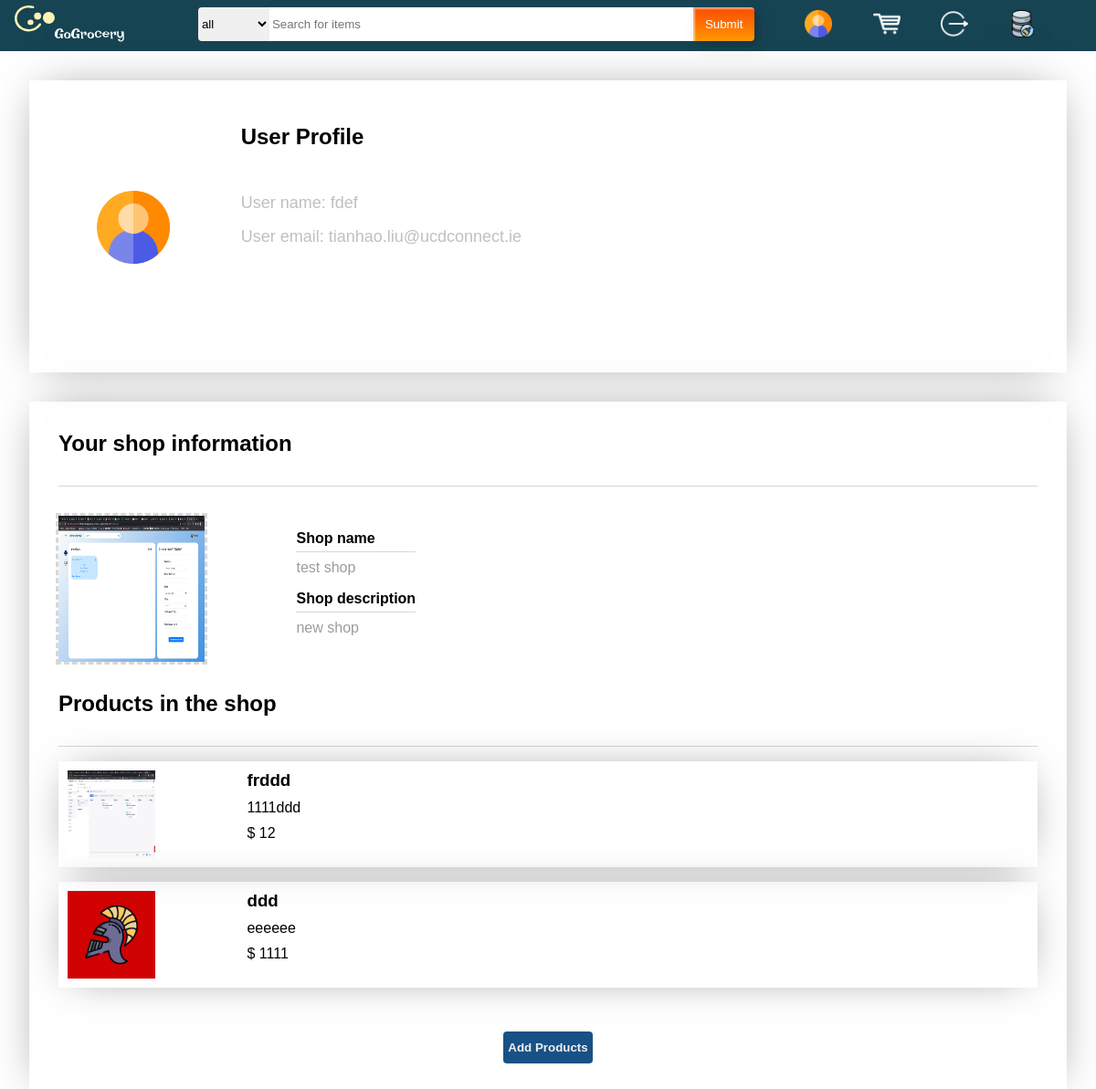
The page /profile/ (signed in) on the database its author committed.
### models.py (models this page shows)
class Customer(db.Model):
    __tablename__ = 'user'
    id = db.Column(db.Integer, primary_key=True, autoincrement=True)
    userName = db.Column(db.CHAR(200), unique=True, nullable=False)
    password = db.Column(db.CHAR(200), nullable=False)
    email = db.Column(db.CHAR(200), unique=True, nullable=False)

class Shop(db.Model):
    __tablename__ = 'shop'
    id = db.Column(db.Integer, primary_key=True, autoincrement=True)
    name = db.Column(db.CHAR(200), nullable=False, unique=True)
    logo_address = db.Column(db.TEXT, nullable=False)
    description = db.Column(db.TEXT, nullable=False)
    user_id = db.Column(db.Integer, db.ForeignKey('user.id'))
    user = db.relationship('Customer', backref='shop')

class Product(db.Model):
    __tablename__ = 'product'
    id = db.Column(db.Integer, primary_key=True, autoincrement=True)
    price = db.Column(db.Integer, nullable=False)
    name = db.Column(db.CHAR(200), nullable=False)
    description = db.Column(db.Text, nullable=False)
    tag = db.Column(db.CHAR(200), nullable=False)
    picture_address = db.Column(db.TEXT(2000), nullable=False)
    shop_id = db.Column(db.Integer, db.ForeignKey('shop.id'))
    shop = db.relationship('Shop', backref='products')

### blueprint/profile_blueprint.py (the view, shortened to what this page needs)
@profile_bp.route("/", methods=["GET", "POST"])
def index():
    searchForm = SearchForm()
    if "email" in session:
        email = session["email"]
        user = Customer.query.filter_by(email=email).first()
        shop_register_form = ShopRegisterForm()
        new_product_form = NewProductForm()
        if user.shop:
            return render_template('profile.html', user=user, form=shop_register_form, form1=new_product_form, shop=user.shop[0], searchForm=searchForm)
        else:
            return render_template('profile.html', user=user, form=shop_register_form, form1=new_product_form, shop=None, searchForm=searchForm)
    return redirect(url_for("login"))

### forms.py
class SearchForm(FlaskForm):
    product_name = StringField(validators=[Length(min=1, max=200, message="no more than 200 characters")])
    tag = SelectField(choices=[('All', 'all'), ('cloth', 'cloth'), ('furniture', 'furniture'), ('electronic', 'electronic'), ('shoe', 'shoe'), ('toy', 'toy'),
                               ('food', 'food'), ('necessity', 'necessity'), ('book', 'book'), ('else', 'else')])
    submit = SubmitField()

class ShopRegisterForm(FlaskForm):
    logo = FileField(validators=[InputRequired(message="shop logo can't be empty"), FileAllowed(['jpg', 'png'])])
    shop_name = StringField(validators=[InputRequired(message="shop name can't be empty"), Length(min=3, max=100)])
    description = TextAreaField(validators=[InputRequired(message="shop description can't be empty")])

### templates/profile.html (shortened to what this page needs)
{% extends "MainpageBase.html" %}
{% block csslink %}
    <link rel="stylesheet" href="{{ url_for('static', filename='css/profilePage.css') }}">
{% endblock %}
{% block body %}
    <div class="profileInfo">
        <div class="personalInfoCard">
            <div class="profile-left-pic">
                <img id="profile-pic" src="../static/images/profile-login.jpg" />
            </div>
            <div class="profile-right-info">
                <div class="profile-header">
                    <h2>User Profile</h2>
                </div>
                <div class="info-card">
                    <p class="info-card-title">
                        <span>User name:</span>
                        <span>{{ user.userName }}</span>
                    </p>
                </div>
                <div class="info-card">
                    <p class="info-card-title">
                        <span>User email:</span>
                        <span>{{ user.email }}</span>
                    </p>
                </div>
            </div>
        </div>
    </div>
    <div class="shop-info-area">
        <div class="shop-info-frame">
            <div class="shop-header-info">
                <h2>Your shop information</h2>
                <div class="separation-line"></div>
                {% if shop == None %}
                <div class="shop-registration-notice-frame">
                    <div class="notice-frame">
                        <div class="assistant-notice">
                            <img src="../static/images/assistant.svg">
                        </div>
                        <div class="registration-info-notice">
                            <h4>You haven't registered a shop. Want to register a new shop?</h4>
                            <div class="profile-btn-area">
                                <button type="button" class="shop-register-btn" onclick="go_to_register()" id="shop-register">Register Shop</button>
                            </div>
                        </div>
                    </div>
                </div>
                {% else %}
                <div class="shop-detailed-info">
                    <div class="shop-pic-present-frame">
                        <img src="{{ url_for("static", filename='shop_logo/' + shop.logo_address) }}"/>
                    </div>
                    <div class="shop-detail-present-frame">
                        <div class="shop-detail-info-piece">
                            <h4>Shop name</h4>
                            <div class="separation-line-label"></div>
                            <div class="shop-info-content">
                                <p>
                                    {{ shop.name }}
                                </p>
                            </div>
                        </div>
                        <div class="shop-detail-info-piece">
                            <h4>Shop description</h4>
                            <div class="separation-line-label"></div>
                            <div class="shop-info-content">
                                <p>
                                    {{ shop.description }}
                                </p>
                            </div>
                        </div>
                    </div>
                </div>
                <h2>Products in the shop</h2>
                <div class="separation-line"></div>
                <div class="shop-products-frame">
                    <ul class="products-list">
                        {% for product in shop.products %}
                        <li class="product-item">
                            <div class="product-pic-frame">
                                <a href="{{ url_for('Product.details', id=product.id) }}">
                                <img class="product-pic-frame" src="{{ url_for("static", filename='product_img/' + product.picture_address) }}"/>
                                </a>
                            </div>
                            <div class="product-info-frame">
                                <h3>{{ product.name }}</h3>
                                <div class="product-description">
                                    <p>
                                        {{ product.description }}
                                    </p>
                                </div>
                                <div class="product-unit-price">
                                    <p>
                                        $ {{ product.price }}
                                    </p>
                                </div>
                            </div>
                        </li>
                        {% endfor %}
                    </ul>
                </div>
                <div class="products-adding-area">
                    <button type="button" class="shop-register-btn" id="products-add">Add Products</button>
                </div>
                {% endif %}
            </div>
        </div>
    </div>
{% endblock %}

### static/css/MainpageBase_style.css (style rules this page uses)
.category-selection { border: none; background-color: #f0f0f0; height: 2.3rem; outline: none; vertical-align: middle; border-radius: 4px 0 0 4px; }
#search { background-color: #FFFFFF; height: 2.3rem; width: 100%; outline: none; vertical-align: middle; border-style: none; padding-left: 3px; padding-right: 6px; transition: all 0.3s ease; }
.custom-btn { color: #fff; background: transparent; cursor: pointer; transition: all 0.3s ease; position: relative; display: inline-block; box-shadow:inset 2px 2px 2px 0 rgba(255,255,255,.5), 7px 7px 20px 0 rgba(0,0,0,.1), 4px 4px 5px 0 rgba(0,0,0,.1); outline: none; }
#searchBtn { width: 100%; height: 2.3rem; background: linear-gradient(0deg, rgba(255,151,0,1) 0%, rgba(251,75,2,1) 100%); padding: 0; border-radius: 0 4px 4px 0; border-style: none; }
#searchBtn:before, #searchBtn:after { position: absolute; content: ""; right: 0; bottom: 0; background: rgba(251,75,2,1); transition: all 0.3s ease; }
#searchBtn:before { width: 3px; }
#searchBtn:after { height: 3px; }
a { cursor: pointer; transition: all 0.3s ease; position: relative; display: inline-block; }

### static/css/profilePage.css (style rules this page uses)
body { font-family: sans-serif; min-width: 45rem; }
.personalInfoCard { height: 20rem; margin: 2rem; font-size: 1rem; text-decoration: none; overflow: hidden; box-shadow: 0 0 3rem -1rem rgba(0,0,0,0.5); }
.profile-left-pic { width: 20%; display: inline-block; text-align: center; line-height: 20rem; vertical-align: top; }
#profile-pic { width: 5rem; height: 5rem; vertical-align: middle; }
.profile-right-info { display: inline-block; width: 70%; vertical-align: top; }
.profile-header { margin-top: 3rem; margin-bottom: 3rem; }
.info-card { margin-right: 12rem; color: #C0C0C0; display: inline-block; }
.info-card-title { font-size: 18px; padding-bottom: 1rem; }
.shop-register-btn { height: 35px; font-weight: bold; background: #185185; padding: 5px; color: #f0f0f0; border-radius: 4px 4px 4px 4px; border-style: none; cursor: pointer; transition: all 0.3s ease; }
.shop-info-frame { margin: 2rem; padding: 2rem; font-size: 1rem; text-decoration: none; overflow: hidden; box-shadow: 0 0 3rem -1rem rgba(0,0,0,0.5); }
.separation-line { margin-top: 2rem; height: 1px; width: 100%; background-color: #d7d7d7; }
.shop-detailed-info { margin-top: 2rem; margin-bottom: 2rem; }
.shop-pic-present-frame { vertical-align: top; display: inline-block; margin-right: 3rem; width: 10rem; height: 10rem; outline: #d7d7d7 dashed; }
.shop-pic-present-frame img { width: 100%; height: 100%; }
.shop-detail-present-frame { vertical-align: top; display: inline-block; margin-left: 3rem; }
.shop-detail-info-piece { margin: 1rem 0; }
.shop-info-content { color: #9c9c9c; margin: 8px 0; }
.separation-line-label { margin: 5px 0; height: 1px; width: 100%; background-color: #d7d7d7; }
.products-list { width: 100%; display: block; margin: 1rem 0; padding: 0; list-style: none; }
.product-item { padding: 10px; margin: 1rem 0; font-size: 1rem; text-decoration: none; overflow: hidden; box-shadow: 0 0 3rem -1rem rgba(0,0,0,0.5); transition: transform 0.1s ease-in-out, box-shadow 0.1s; }
.product-pic-frame { width: 6rem; height: 6rem; display: inline-block; vertical-align: top; margin-right: 3rem; }
@media (min-width: 1150px) { .product-info-frame { width: 80%; } }
.product-info-frame { display: inline-block; vertical-align: top; margin-left: 3rem; }
.product-description { margin: 10px 0; }
.product-unit-price { display: inline-block; vertical-align: bottom; }
.products-adding-area { margin-top: 3rem; text-align: center; }

### templates/MainpageBase.html (style rules this page uses)
* { margin: 0; padding: 0; }
body { width: 100%; }

### rows shown on the page
Customer: userName "fdef", email "tianhao.liu@ucdconnect.ie"
Shop: logo_address (picture), name "test shop", description "new shop"
Product: picture_address (picture), name "frddd", description "1111ddd", price "12"
Product: picture_address (picture), name "ddd", description "eeeeee", price "1111"
